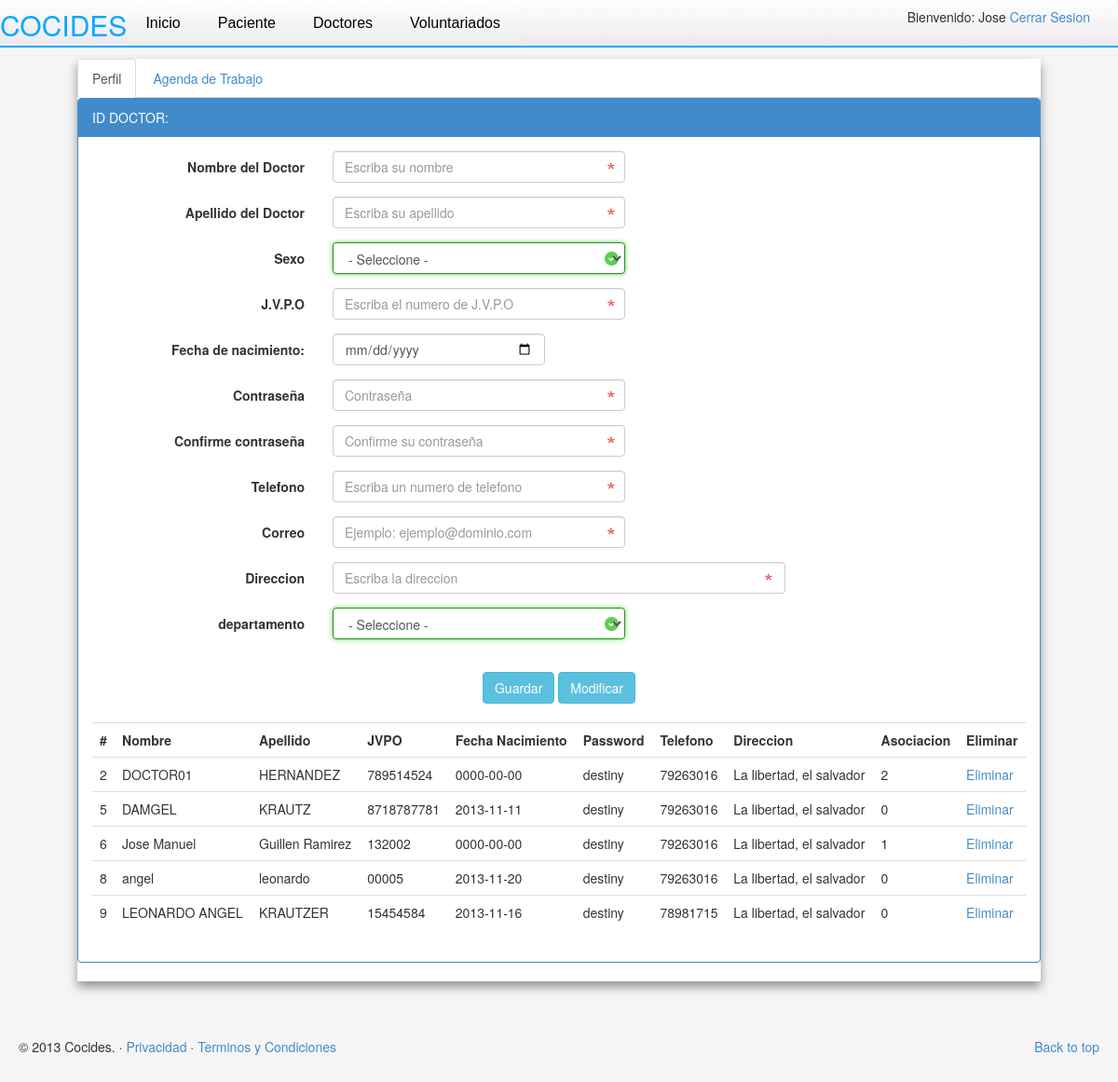
/private_content/regDoctor.php (signed in), run on the app's committed database.
### tables this page shows
CREATE TABLE `doctor` (
  `cod_doc` INTEGER(11) NOT NULL AUTO_INCREMENT,
  `nombre_doc` VARCHAR(60) NOT NULL,
  `apellido_doc` VARCHAR(60) NOT NULL,
  `JVPO` VARCHAR(25) NOT NULL,
  `genero_doc` VARCHAR(15) NOT NULL,
  `fecha_na_doc` DATE NOT NULL,
  `password_doc` VARCHAR(25) NOT NULL,
  `telefono_doc` VARCHAR(12) NOT NULL,
  `direccion_doc` VARCHAR(50) NOT NULL,
  `departamento_doc` VARCHAR(20) NOT NULL,
  `activo` VARCHAR(20) DEFAULT NULL,
  `permiso` VARCHAR(20) DEFAULT NULL,
  `cod_as` INTEGER(11) NOT NULL,
  PRIMARY KEY USING BTREE (`cod_doc`) COMMENT ''
);

### private_content/regDoctor.php (the view, shortened to what this page needs)
<!DOCTYPE html>
 <html class="no-js">
    <head>
        <link rel="stylesheet" href="../assets/css/bootstrap.css">
        <link rel="stylesheet" href="../assets/css/normalize.css">
        <link rel="stylesheet" href="../assets/css/jqueryUI.css">
        <link rel="stylesheet" href="validacionStyle.css">
    </head>
    <body>
        <div id="header" class="navbar navbar-default navbar-static-top">
            <?php
            include_once 'layout/private-header.php';
            ?>
        </div>
        <div id="contenedor" class="container">
            <ul class="nav nav-tabs" id="myTab">
                <li class="active"><a href="#Perfil">Perfil</a></li>
                <li class=""><a href="#Agenda">Agenda de Trabajo</a></li>
            </ul>
            <div class="tab-content">
                <div class="tab-pane active" id="Perfil">
                    <div class="panel panel-primary">
                        <div class="panel-heading"><?php echo 'ID DOCTOR: ' . $_SESSION['id_doc']; ?></div>
                        <div class="panel-body">
                            <form action="#" id="perfilDoctor" method="POST" class="form-horizontal">
                                <div class="form-group">
                                    <label for="Nombre_doc" class="col-lg-3 control-label">Nombre del Doctor</label>
                                    <div class="col-lg-4">
                                        <input type="text" name="nombre_doc" class="form-control" placeholder="Escriba su nombre" required>
                                    </div>
                                </div>
                                <div class="form-group">
                                    <label for="Apellido_doc" class="col-lg-3 control-label">Apellido del Doctor</label>
                                    <div class="col-lg-4">
                                        <input type="text" name="apellido_doc" class="form-control" placeholder="Escriba su apellido" required>
                                    </div>
                                </div>
                                <div class="form-group">
                                    <label for="sexo" class="col-lg-3 control-label">Sexo</label>
                                    <div class="col-lg-4">
                                        <select name="genero_doc" class="form-control" required="">
                                            <option value="NONE">- Seleccione -</option>
                                        </select>
                                    </div>
                                </div>
                                <div class="form-group">
                                    <label for="JVPO" class="col-lg-3 control-label">J.V.P.O</label>
                                    <div class="col-lg-4">
                                        <input type="text" name="JVPO" class="form-control" placeholder="Escriba el numero de J.V.P.O" required>
                                    </div>
                                </div>
                                <div class="form-group">
                                    <label for="Fecha_Nacimiento" class="col-lg-3 control-label">Fecha de nacimiento:</label>
                                    <div class="col-lg-3">
                                        <input type="date" name="fecha_na_doc" class="form-control">
                                    </div>
                                </div>
                                <div class="form-group">
                                    <label for="Contrasenia" class="col-lg-3 control-label">Contraseña</label>
                                    <div class="col-lg-4">
                                        <input type="password" name="password_doc" class="form-control" placeholder="Contraseña" required>
                                    </div>
                                </div>
                                <div class="form-group">
                                    <label for="ConfirmContrasenia" class="col-lg-3 control-label">Confirme contraseña</label>
                                    <div class="col-lg-4">
                                        <input type="password" name="confirm_password" class="form-control" placeholder="Confirme su contraseña" required>
                                    </div>
                                </div>
                                <div class="form-group">
                                    <label for="telefono" class="col-lg-3 control-label">Telefono</label>
                                    <div class="col-lg-4">
                                        <input type="tel" name="telefono_doc" placeholder="Escriba un numero de telefono" class="form-control" required>
                                    </div>
                                </div>
                                <div class="form-group">
                                    <label for="correo" class="col-lg-3 control-label">Correo</label>
                                    <div class="col-lg-4">
                                        <input type="email" name="email_emp" placeholder="Ejemplo: ejemplo@dominio.com" class="form-control" id="focusedInput" required>
                                    </div>
                                </div>
                                <div class="form-group">
                                    <label for="direccion" class="col-lg-3 control-label">Direccion</label>
                                    <div class="col-lg-6">
                                        <input type="text" name="direccion_doc" class="form-control" placeholder="Escriba la direccion" required>
                                    </div>
                                </div>
                                <div class="form-group">
                                    <label for="departamento" class="col-lg-3 control-label">departamento</label>
                                    <div class="col-lg-4">
                                        <select name="departamento_doc" class="form-control" required="">
                                            <option value="NONE">- Seleccione -</option>
                                        </select>
                                    </div>
                                </div>
                                <br>
                                <center>
                                    <input type='submit' value='Guardar' class="btn btn-info btn-large" /><input type='hidden' value='1' name='addDoctor' />
                                    <input type='submit' value='Modificar' class="btn btn-info btn-large" /><input type='hidden' value='1' name='editDoctor' />
                                </center>
                                <br>
                            </form>
                            <div class="table-responsive">
                                <?php
                                $tabla = "table ";
                                echo "<table class=" . $tabla . ">";
                                echo "<tr>";
                                echo "<td><b>#</b></td>";
                                echo "<td><b>Nombre</b></td>";
                                echo "<td><b>Apellido</b></td>";
                                echo "<td><b>JVPO</b></td>";
                                echo "<td><b>Fecha Nacimiento</b></td>";
                                echo "<td><b>Password</b></td>";
                                echo "<td><b>Telefono</b></td>";
                                echo "<td><b>Direccion</b></td>";
                                echo "<td><b>Asociacion</b></td>";
                                echo "<td><b>Eliminar</b></td>";
                                echo "</tr>";
                                $result = mysql_query("SELECT * FROM `doctor`") or trigger_error(mysql_error());
                                while ($row = mysql_fetch_array($result)) {
                                    foreach ($row AS $key => $value) {
                                        $row[$key] = stripslashes($value);
                                    }
                                    echo "<tr>";
                                    echo "<td valign='top'>" . nl2br($row['cod_doc']) . "</td>";
                                    echo "<td valign='top'>" . nl2br($row['nombre_doc']) . "</td>";
                                    echo "<td valign='top'>" . nl2br($row['apellido_doc']) . "</td>";
                                    echo "<td valign='top'>" . nl2br($row['JVPO']) . "</td>";
                                    echo "<td valign='top'>" . nl2br($row['fecha_na_doc']) . "</td>";
                                    echo "<td valign='top'>" . nl2br($row['password_doc']) . "</td>";
                                    echo "<td valign='top'>" . nl2br($row['telefono_doc']) . "</td>";
                                    echo "<td valign='top'>" . nl2br($row['direccion_doc']) . "</td>";
                                    echo "<td valign='top'>" . nl2br($row['cod_as']) . "</td>";
                                    echo "<td valign='top'><a href=eliminarDoctor.php?id={$row['cod_doc']}>Eliminar</a></td> ";
                                    echo "</tr>";
                                }
                                echo "</table>";
                                ?>
                            </div>
                        </div>
                    </div>
                </div>
            </div>
        </div>
    </body>
    <div class="footer">
        <?php
        include_once 'layout/private-footer.php';
        ?>
    </div>
</html>

### validacionStyle.css (style rules this page uses)
body { background-color:#f5f5f5; }
.container { margin-top: 1%; }
#contenedor { display: center; }
.form-horizontal input:required,.form-horizontal text:required , .form-horizontal date:required, .form-horizontal select:required, .form-horizontal textarea:required { background: #fff url(assets/img/red_asterisk.png) no-repeat 98% center; }
.form-horizontal input:required:valid, .form-horizontal text:required:valid, .form-horizontal date:required:valid, .form-horizontal select:required:valid, .form-horizontal textarea:required:valid { background: #fff url(assets/img/valid.png) no-repeat 98% center; box-shadow: 0 0 5px #5cd053; border-color: #28921f; }

### private_content/regDoctor.php (style rules this page uses)
.container { margin-top: 1%; max-width: 1034px; }
.footer { padding: 10px; margin: 10px; }

### data on the page
doctor: cod_doc "2", nombre_doc "DOCTOR01", apellido_doc "HERNANDEZ", JVPO "789514524", fecha_na_doc "0000-00-00", password_doc "destiny", telefono_doc "79263016", direccion_doc "La libertad, el salvador", cod_as "2"
doctor: cod_doc "5", nombre_doc "DAMGEL", apellido_doc "KRAUTZ", JVPO "8718787781", fecha_na_doc "2013-11-11", password_doc "destiny", telefono_doc "79263016", direccion_doc "La libertad, el salvador", cod_as "0"
doctor: cod_doc "6", nombre_doc "Jose Manuel", apellido_doc "Guillen Ramirez", JVPO "132002", fecha_na_doc "0000-00-00", password_doc "destiny", telefono_doc "79263016", direccion_doc "La libertad, el salvador", cod_as "1"
doctor: cod_doc "8", nombre_doc "angel", apellido_doc "leonardo", JVPO "00005", fecha_na_doc "2013-11-20", password_doc "destiny", telefono_doc "79263016", direccion_doc "La libertad, el salvador", cod_as "0"
doctor: cod_doc "9", nombre_doc "LEONARDO ANGEL", apellido_doc "KRAUTZER", JVPO "15454584", fecha_na_doc "2013-11-16", password_doc "destiny", telefono_doc "78981715", direccion_doc "La libertad, el salvador", cod_as "0"

### other printed values
$_SESSION['nombre'] "Jose"
